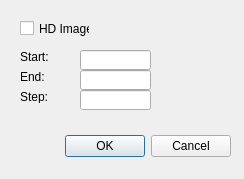
<?xml version="1.0" encoding="UTF-8"?>
<ui version="4.0">
 <class>RotationVideoSettingDialog</class>
 <widget class="QDialog" name="RotationVideoSettingDialog">
  <property name="geometry">
   <rect>
    <x>0</x>
    <y>0</y>
    <width>244</width>
    <height>179</height>
   </rect>
  </property>
  <property name="windowTitle">
   <string>Dialog</string>
  </property>
  <widget class="QWidget" name="layoutWidget">
   <property name="geometry">
    <rect>
     <x>30</x>
     <y>130</y>
     <width>201</width>
     <height>33</height>
    </rect>
   </property>
   <layout class="QHBoxLayout">
    <property name="spacing">
     <number>6</number>
    </property>
    <property name="margin">
     <number>0</number>
    </property>
    <item>
     <spacer>
      <property name="orientation">
       <enum>Qt::Horizontal</enum>
      </property>
      <property name="sizeHint" stdset="0">
       <size>
        <width>131</width>
        <height>31</height>
       </size>
      </property>
     </spacer>
    </item>
    <item>
     <widget class="QPushButton" name="okButton">
      <property name="text">
       <string>OK</string>
      </property>
     </widget>
    </item>
    <item>
     <widget class="QPushButton" name="cancelButton">
      <property name="text">
       <string>Cancel</string>
      </property>
     </widget>
    </item>
   </layout>
  </widget>
  <widget class="QCheckBox" name="checkBoxHDImage">
   <property name="geometry">
    <rect>
     <x>20</x>
     <y>20</y>
     <width>70</width>
     <height>17</height>
    </rect>
   </property>
   <property name="text">
    <string>HD Image</string>
   </property>
  </widget>
  <widget class="QLabel" name="label">
   <property name="geometry">
    <rect>
     <x>20</x>
     <y>50</y>
     <width>46</width>
     <height>13</height>
    </rect>
   </property>
   <property name="text">
    <string>Start:</string>
   </property>
  </widget>
  <widget class="QLabel" name="label_2">
   <property name="geometry">
    <rect>
     <x>20</x>
     <y>70</y>
     <width>46</width>
     <height>13</height>
    </rect>
   </property>
   <property name="text">
    <string>End:</string>
   </property>
  </widget>
  <widget class="QLabel" name="label_3">
   <property name="geometry">
    <rect>
     <x>20</x>
     <y>90</y>
     <width>46</width>
     <height>13</height>
    </rect>
   </property>
   <property name="text">
    <string>Step:</string>
   </property>
  </widget>
  <widget class="QLineEdit" name="lineEditStart">
   <property name="geometry">
    <rect>
     <x>80</x>
     <y>50</y>
     <width>71</width>
     <height>20</height>
    </rect>
   </property>
  </widget>
  <widget class="QLineEdit" name="lineEditEnd">
   <property name="geometry">
    <rect>
     <x>80</x>
     <y>70</y>
     <width>71</width>
     <height>20</height>
    </rect>
   </property>
  </widget>
  <widget class="QLineEdit" name="lineEditStep">
   <property name="geometry">
    <rect>
     <x>80</x>
     <y>90</y>
     <width>71</width>
     <height>20</height>
    </rect>
   </property>
  </widget>
 </widget>
 <resources/>
 <connections>
  <connection>
   <sender>okButton</sender>
   <signal>clicked()</signal>
   <receiver>Dialog</receiver>
   <slot>accept()</slot>
   <hints>
    <hint type="sourcelabel">
     <x>278</x>
     <y>253</y>
    </hint>
    <hint type="destinationlabel">
     <x>96</x>
     <y>254</y>
    </hint>
   </hints>
  </connection>
  <connection>
   <sender>cancelButton</sender>
   <signal>clicked()</signal>
   <receiver>Dialog</receiver>
   <slot>reject()</slot>
   <hints>
    <hint type="sourcelabel">
     <x>369</x>
     <y>253</y>
    </hint>
    <hint type="destinationlabel">
     <x>179</x>
     <y>282</y>
    </hint>
   </hints>
  </connection>
 </connections>
</ui>
